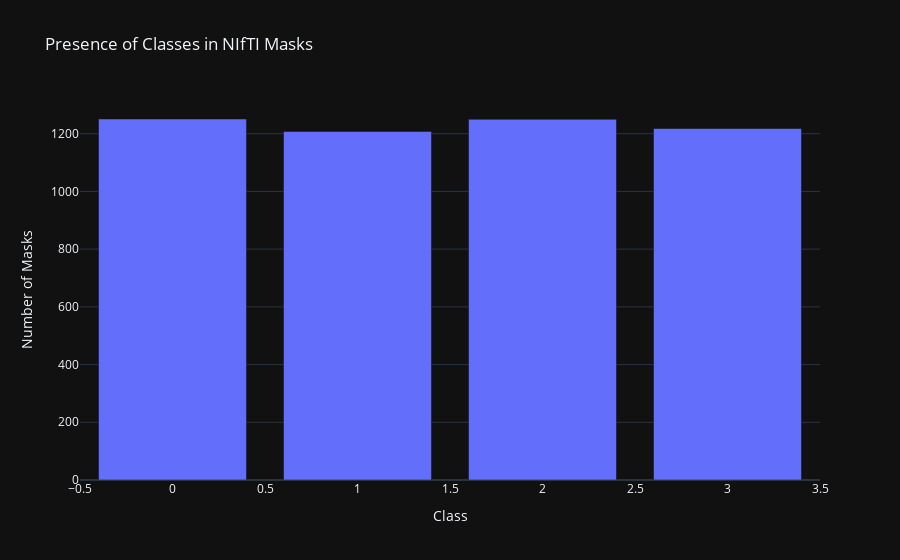

The code cell stored with this chart in its notebook:
### Code cell
import glob
import numpy as np
import nibabel as nib
from collections import Counter
import pandas as pd
import plotly.express as px

# Listas de archivos
mask_list = sorted(glob.glob('GLIOMA/*/*seg.nii.gz'))

# Contador de frecuencias de máscaras que contienen cada clase
class_presence_counts = Counter()

for img in range(len(mask_list)):  # Iterar sobre las máscaras
    print(f"Now processing mask number: {img}")
    
    # Cargar la máscara
    temp_mask = nib.load(mask_list[img]).get_fdata()
    temp_mask = temp_mask.astype(np.uint8)
    
    # Verificar presencia de cada clase
    unique_classes = np.unique(temp_mask)
    class_presence_counts.update(unique_classes)

# Convertir el contador a un DataFrame
df = pd.DataFrame(list(class_presence_counts.items()), columns=['Class', 'Frequency'])

# Guardar el DataFrame en un archivo CSV
df.to_csv('class_presence_frequencies.csv', index=False)

# Crear gráfico interactivo
fig = px.bar(df, x='Class', y='Frequency', title='Presence of Classes in NIfTI Masks',
             labels={'Class': 'Class', 'Frequency': 'Number of Masks'},
             hover_data=['Frequency'])

fig.show()

### Figure 1 — Plotly figure (JSON) as saved in the notebook; plotly's stock layout.template omitted (floating-point values rounded to 4 significant figures)
{"data": [{"alignmentgroup": "True", "hovertemplate": "Class=%{x}<br>Number of Masks=%{y}<extra></extra>", "legendgroup": "", "marker": {"color": "#636efa", "pattern": {"shape": ""}}, "name": "", "offsetgroup": "", "orientation": "v", "showlegend": false, "textposition": "auto", "x": [0, 1, 2, 3], "xaxis": "x", "y": [1251, 1208, 1250, 1218], "yaxis": "y", "type": "bar"}], "layout": {"xaxis": {"anchor": "y", "domain": [0.0, 1.0], "title": {"text": "Class"}}, "yaxis": {"anchor": "x", "domain": [0.0, 1.0], "title": {"text": "Number of Masks"}}, "legend": {"tracegroupgap": 0}, "title": {"text": "Presence of Classes in NIfTI Masks"}, "barmode": "relative"}}
